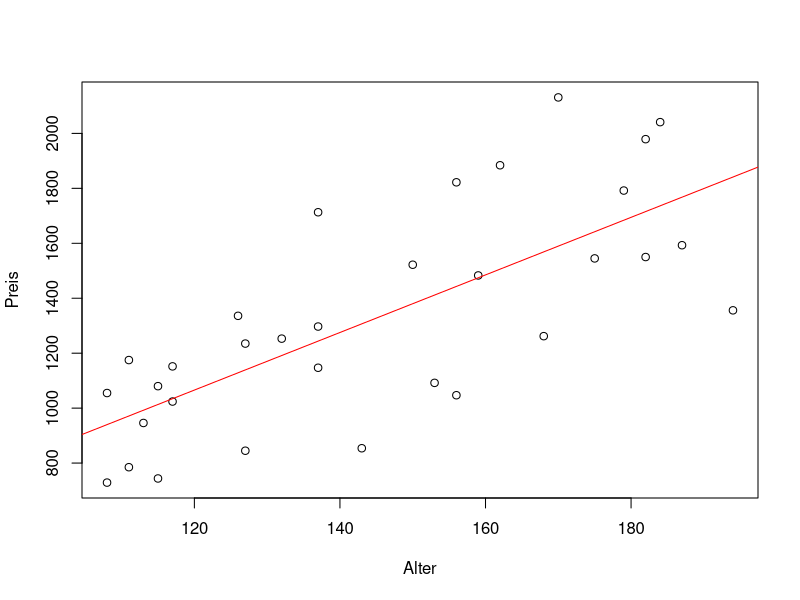

Generate this figure with R:

### Aufgabe 1 -----------------------------------------------------------------
uhren <- read.table("./Module_B1/data/AntikeUhren.dat", header = TRUE)

### a)
# Scatterplot von Preis ~ Alter
plot(Preis ~ Alter, data = uhren)

# angepasste Gerade:
fit.uhren <- lm(Preis ~ Alter, data = uhren)
abline(fit.uhren, col = "red")

# Koeffizienten:
coef(fit.uhren)

# geschätzte Geradengleichung:
# Preis = -191.66 + 10.48 * Alter


### b)

## (1) mit Hilfe von summary():
summary(fit.uhren)
# Ja, das Alter hat einen signifikanten Einfluss (5% Signifikanz-Niveau):
# p < 2.1e-06 ***


## (2) manuell:
hat_beta <- coef(fit.uhren)[2]          # geschaetztes beta
ssx <- sum((uhren$Alter - mean(uhren$Alter))^2)
se_beta <- sqrt(summary(fit.uhren)$sigma^2 / ssx)
T <- hat_beta / se_beta
T
# to be continued...


### c)
confint(fit.uhren, level = 0.99)
# Ja, Preiserhoehungen zwischen $ 5.55 und $ 15.40 sind plausibel (1% Niveau)


### d)
